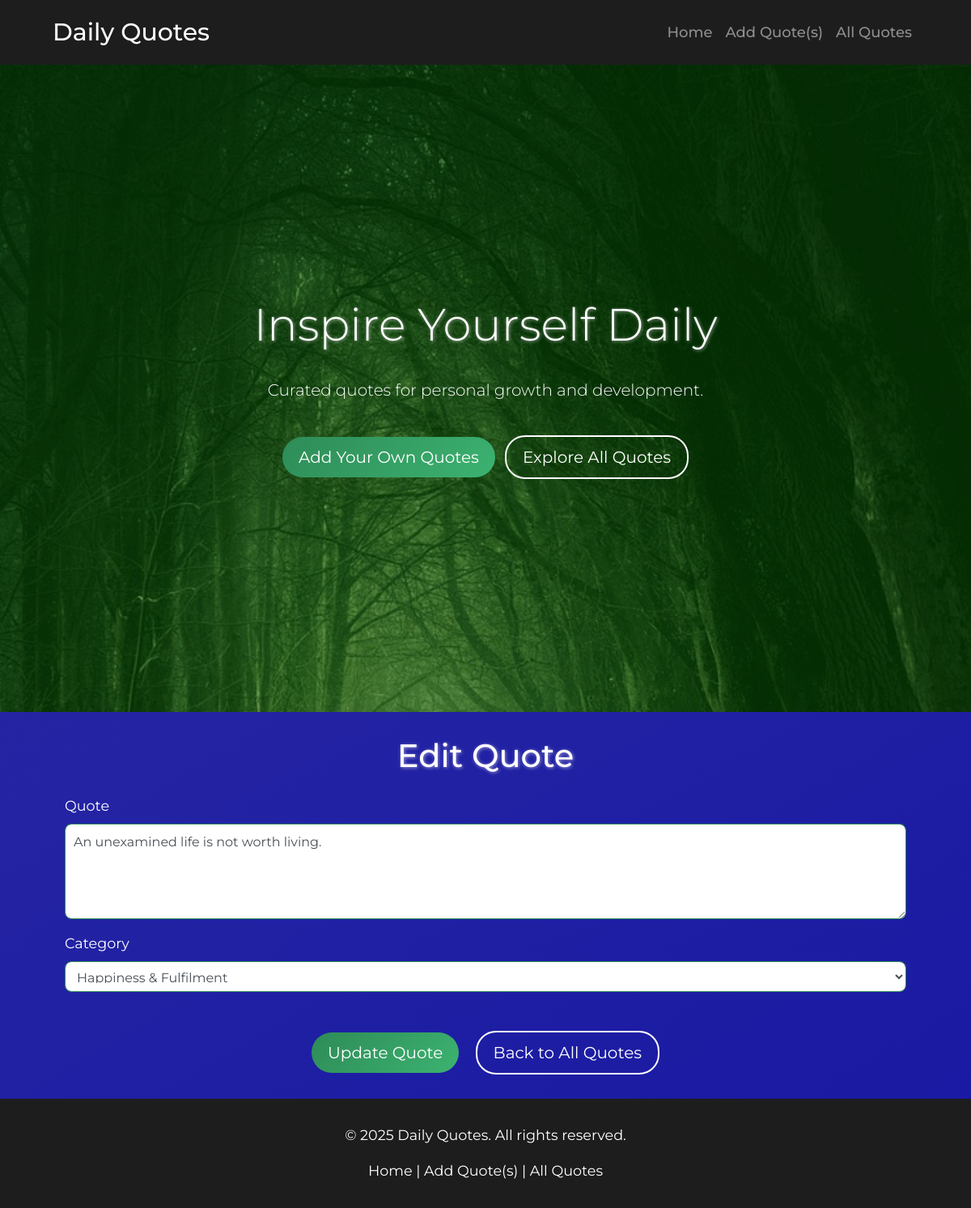
Before: /edit/3 with the older database file.
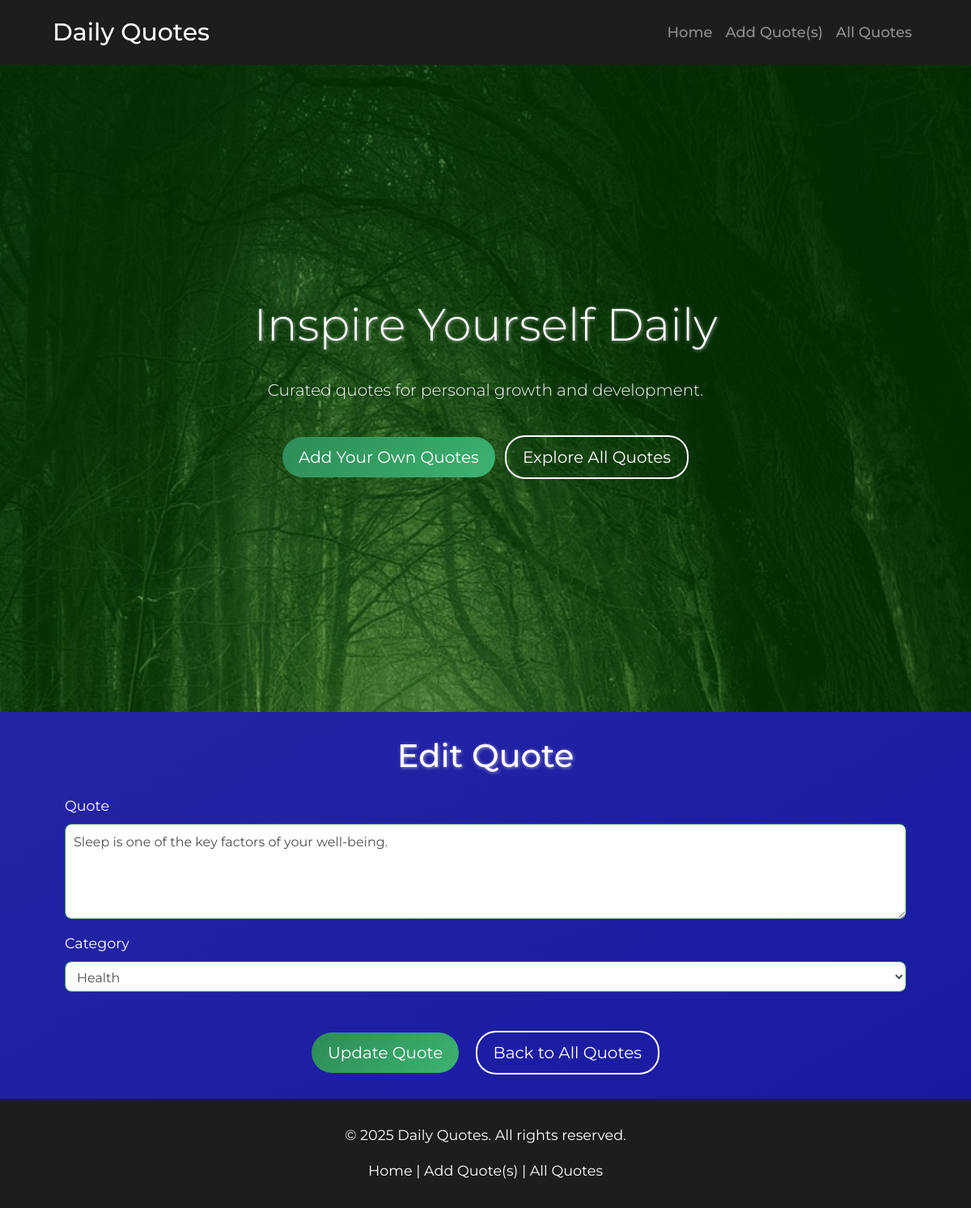
After: the same page with the newer database file.
### tables this page shows
CREATE TABLE quotes (
            id INTEGER PRIMARY KEY AUTOINCREMENT,
            text TEXT NOT NULL,
            category TEXT NOT NULL
        );

CREATE TABLE categories (
            id INTEGER PRIMARY KEY AUTOINCREMENT,
            name TEXT NOT NULL UNIQUE,
            "order" INTEGER
        );

### routes/quotes.py (the view, shortened to what this page needs)
@quotes_bp.route('/edit/<int:id>', methods=('GET', 'POST'))
def edit_quote(id):
    conn = get_db_connection()
    quote = conn.execute('SELECT * FROM quotes WHERE id = ?', (id,)).fetchone()
    if quote is None:
        conn.close()
        flash('Quote not found.', 'danger')
        return redirect(url_for('quotes.home'))
    categories = [row['name'] for row in conn.execute('SELECT name FROM categories').fetchall()]
    conn.close()
    return render_template('edit_quote.html', quote=quote, categories=categories)

### __init__.py (called while the page is built)
def create_app():
    app = Flask(__name__)
    app.secret_key = secrets.token_hex(32)
    init_db()
    from routes.quotes import quotes_bp
    from routes.categories import categories_bp
    app.register_blueprint(quotes_bp)
    app.register_blueprint(categories_bp)
    @app.context_processor
    def inject_current_year():
        from datetime import datetime
        return {'current_year': datetime.utcnow().year}
    return app

### models.py (called while the page is built)
def get_db_connection():
    conn = sqlite3.connect('quotes.db')
    conn.row_factory = sqlite3.Row
    return conn

### templates/edit_quote.html
{% extends 'base.html' %}
{% block content %}
<div class="container">
    <h1 class="my-4 text-center">Edit Quote</h1>
    <form method="post">
        <div class="form-group">
            <label for="quote">Quote</label>
            <textarea class="form-control" id="quote" name="quote" rows="4" required>{{ quote['text'] }}</textarea>
        </div>
        <div class="form-group">
            <label for="category">Category</label>
            <select class="form-control" id="category" name="category" required>
                {% for category in categories %}
                <option value="{{ category }}" {% if quote['category'] == category %}selected{% endif %}>{{ category }}</option>
                {% endfor %}
            </select>
        </div>
        <div class="text-center mt-5">
            <button type="submit" class="btn btn-primary btn-lg mr-3">Update Quote</button>
            <a href="{{ url_for('all_quotes') }}" class="btn btn-outline-light btn-lg">Back to All Quotes</a>
        </div>
    </form>
</div>
{% endblock %}

Changed rows visible on the page:
changed quotes: quote "An unexamined life is not worth living." → "Sleep is one of the key factors of your well-being."; category "Happiness & Fulfilment" → "Health"
